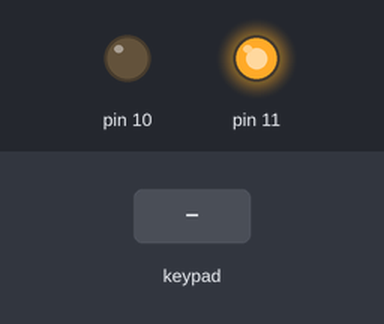
Recording of a sketch running on a simulated Arduino Uno, built with avr-gcc and run on an emulated ATmega328P. Parts: output pins drawn as LEDs (lit = HIGH). Inputs (shaded band) come from the test bench.

Above: at 1.2 s.
1.3 s: keypad keys 1 6 0 2 pressed 0.4 s apart
At 3.3 s:
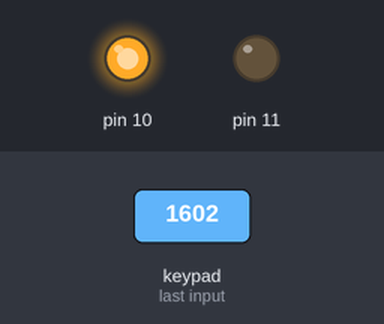
Timing chart, 0 to 5.0 s (numbered marks = the images above; inputs shaded):
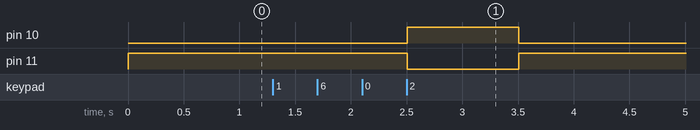

The sketch:

key_pad_try.ino
```cpp
#include <Keypad.h>
#define DDRB0 0
#define DDRB1 1
#define DDRB2 2
#define DDRB3 3

#define PORTB2 2
#define PORTB3 3

#define dimensiune_parola 4
#define RANDURI 4
#define COLOANE 4

byte contor = 0;

char valoareTasta[RANDURI][COLOANE]= {
  {'1','2','3','A'},
  {'4','5','6','B'},
  {'7','8','9','C'},
  {'*','0','#','D'}
};

const char parolaCorecta[]={'1','6','0','2'};
char parolaIntrodusa[dimensiune_parola] = {'0', '0', '0', '0'};

byte piniRanduri[]={9,8,7,6};
byte piniColoane[]={5,4,3,2};

Keypad tastatura(
  makeKeymap(valoareTasta),
  piniRanduri, piniColoane,
  RANDURI, COLOANE
);

void setup() {
  DDRD = 0x00;
  DDRB = (0<<DDRB0) | (0<<DDRB1) | (1<<DDRB2) | (1<<DDRB3);
  PORTB |= 1<<PORTB3;
}

bool comparaParola(){
  for(byte i=0; i<dimensiune_parola; ++i){
    if(parolaCorecta[i] != parolaIntrodusa[i]){
      return false;
    }
  }
  return true;
}

void loop() {
  const char tastaApasata = tastatura.getKey();
  if(tastaApasata != 0){
    if(tastaApasata == '#'){
      for(byte i=0; i<dimensiune_parola; ++i){
        parolaIntrodusa[i] = '0';
      }
      contor = 0;
    } else {
      parolaIntrodusa[contor] = tastaApasata;
      ++contor;
      if(contor >= dimensiune_parola){
        contor = 0;
      }

      if(comparaParola()){
        PORTB &= ~(1<<PORTB3);
        PORTB |= 1<<PORTB2;
        delay(1000);
        PORTB |= 1<<PORTB3;
        PORTB &= ~(1<<PORTB2);
      }
    }
  }
}
```

Measured:
- after the input at 1.3 s, pin 10: LOW → HIGH after 1.2 s, → LOW 1.0 s later; pin 11: HIGH → LOW after 1.2 s, → HIGH 1.0 s later
